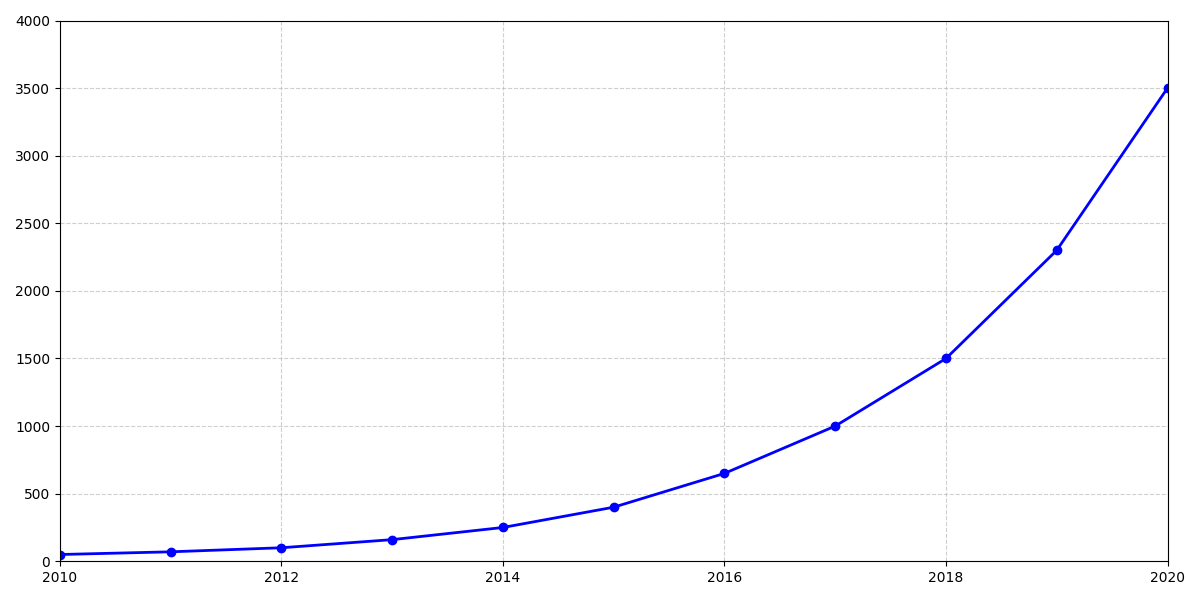

Generate this figure with Python:
import matplotlib.pyplot as plt
import numpy as np

years = np.arange(2010, 2021)
sales = np.array([50, 70, 100, 160, 250, 400, 650, 1000, 1500, 2300, 3500])

fig, ax = plt.subplots(figsize=(12, 6))

ax.plot(years, sales, marker='o', linestyle='-', color='blue', linewidth=2, markersize=6)

ax.grid(True, linestyle='--', alpha=0.6)

ax.set_xlim(2010, 2020)
ax.set_ylim(0, 4000)

plt.tight_layout()
plt.show()
